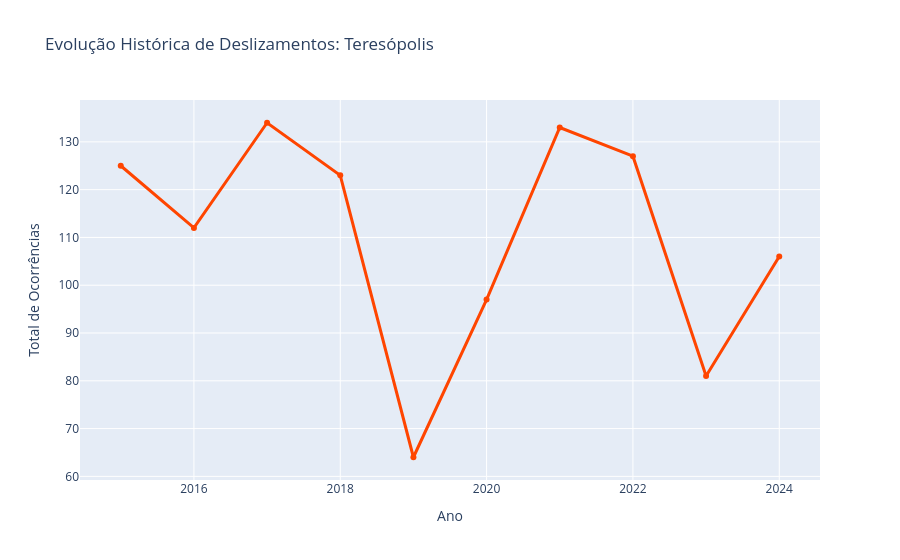

The notebook cell saved with this chart:
### Markdown cell above
## Evolução Histórica dos Deslizamentos no Município Mais Afetado

Após identificar o município com o maior número acumulado de deslizamentos, foi realizada uma análise específica de sua evolução ao longo dos anos.

O objetivo é compreender como o comportamento das ocorrências se desenvolveu ao longo do período analisado e verificar possíveis tendências de crescimento ou redução.

Essa abordagem permite aprofundar o estudo sobre a localidade mais impactada da base de dados.

### Code cell
cidade_campea = df.groupby('municipio')['ocorrencias_deslizamento'].sum().idxmax()

# Cidade que teve mais deslizamentos
df_campea = df[df['municipio'] == cidade_campea].groupby('ano')[['ocorrencias_deslizamento']].sum().reset_index()


fig = px.line(
    df_campea, 
    x='ano', 
    y='ocorrencias_deslizamento', 
    markers=True, 
    title=f"Evolução Histórica de Deslizamentos: {cidade_campea}",
    labels={'ocorrencias_deslizamento': 'Total de Ocorrências', 'ano': 'Ano'}
)

# 4. Força a exibição dos anos de 2015 a 2024
fig.update_traces(line_color='#FF4500', line_width=3) # Vermelho escuro para destacar o impacto

### Figure 1 — Plotly figure (JSON) as saved in the notebook; plotly's stock layout.template omitted (floating-point values rounded to 4 significant figures)
{"data": [{"hovertemplate": "Ano=%{x}<br>Total de Ocorrências=%{y}<extra></extra>", "legendgroup": "", "line": {"color": "#FF4500", "dash": "solid", "width": 3}, "marker": {"symbol": "circle"}, "mode": "lines+markers", "name": "", "orientation": "v", "showlegend": false, "type": "scatter", "x": [2015, 2016, 2017, 2018, 2019, 2020, 2021, 2022, 2023, 2024], "xaxis": "x", "y": [125, 112, 134, 123, 64, 97, 133, 127, 81, 106], "yaxis": "y"}], "layout": {"legend": {"tracegroupgap": 0}, "title": {"text": "Evolução Histórica de Deslizamentos: Teresópolis"}, "xaxis": {"anchor": "y", "domain": [0, 1], "title": {"text": "Ano"}}, "yaxis": {"anchor": "x", "domain": [0, 1], "title": {"text": "Total de Ocorrências"}}}}
